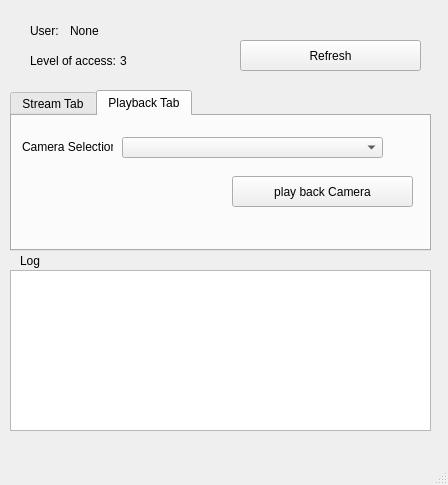
<?xml version="1.0" encoding="UTF-8"?>
<ui version="4.0">
 <class>MainWindow</class>
 <widget class="QMainWindow" name="MainWindow">
  <property name="enabled">
   <bool>true</bool>
  </property>
  <property name="geometry">
   <rect>
    <x>0</x>
    <y>0</y>
    <width>448</width>
    <height>485</height>
   </rect>
  </property>
  <property name="sizePolicy">
   <sizepolicy hsizetype="Fixed" vsizetype="Fixed">
    <horstretch>0</horstretch>
    <verstretch>0</verstretch>
   </sizepolicy>
  </property>
  <property name="minimumSize">
   <size>
    <width>448</width>
    <height>485</height>
   </size>
  </property>
  <property name="maximumSize">
   <size>
    <width>448</width>
    <height>485</height>
   </size>
  </property>
  <property name="windowTitle">
   <string>MainWindow</string>
  </property>
  <widget class="QWidget" name="centralwidget">
   <widget class="QTabWidget" name="tabWidget">
    <property name="geometry">
     <rect>
      <x>10</x>
      <y>90</y>
      <width>421</width>
      <height>161</height>
     </rect>
    </property>
    <property name="currentIndex">
     <number>1</number>
    </property>
    <widget class="QWidget" name="acamTab">
     <property name="toolTip">
      <string>&lt;html&gt;&lt;head/&gt;&lt;body&gt;&lt;p&gt;Add Camera&lt;/p&gt;&lt;/body&gt;&lt;/html&gt;</string>
     </property>
     <property name="accessibleName">
      <string/>
     </property>
     <property name="autoFillBackground">
      <bool>false</bool>
     </property>
     <attribute name="title">
      <string>Stream Tab</string>
     </attribute>
     <widget class="QPushButton" name="showcam_Button">
      <property name="geometry">
       <rect>
        <x>220</x>
        <y>60</y>
        <width>181</width>
        <height>31</height>
       </rect>
      </property>
      <property name="text">
       <string>Show Camera</string>
      </property>
     </widget>
     <widget class="QLabel" name="label_5">
      <property name="geometry">
       <rect>
        <x>10</x>
        <y>20</y>
        <width>91</width>
        <height>21</height>
       </rect>
      </property>
      <property name="text">
       <string>Camera Selection</string>
      </property>
     </widget>
     <widget class="QComboBox" name="CamNameComboBox">
      <property name="geometry">
       <rect>
        <x>110</x>
        <y>21</y>
        <width>261</width>
        <height>21</height>
       </rect>
      </property>
     </widget>
    </widget>
    <widget class="QWidget" name="tab">
     <attribute name="title">
      <string>Playback Tab</string>
     </attribute>
     <widget class="QComboBox" name="playbackCamNameComboBox">
      <property name="geometry">
       <rect>
        <x>110</x>
        <y>21</y>
        <width>261</width>
        <height>21</height>
       </rect>
      </property>
     </widget>
     <widget class="QPushButton" name="playback_Button">
      <property name="geometry">
       <rect>
        <x>220</x>
        <y>60</y>
        <width>181</width>
        <height>31</height>
       </rect>
      </property>
      <property name="text">
       <string>play back Camera</string>
      </property>
     </widget>
     <widget class="QLabel" name="label_7">
      <property name="geometry">
       <rect>
        <x>10</x>
        <y>20</y>
        <width>91</width>
        <height>21</height>
       </rect>
      </property>
      <property name="text">
       <string>Camera Selection</string>
      </property>
     </widget>
    </widget>
   </widget>
   <widget class="QTextBrowser" name="LogtextBrowser">
    <property name="geometry">
     <rect>
      <x>10</x>
      <y>270</y>
      <width>421</width>
      <height>161</height>
     </rect>
    </property>
   </widget>
   <widget class="QLabel" name="logLabel">
    <property name="geometry">
     <rect>
      <x>20</x>
      <y>250</y>
      <width>51</width>
      <height>21</height>
     </rect>
    </property>
    <property name="text">
     <string>Log</string>
    </property>
   </widget>
   <widget class="QPushButton" name="Refresh_Button">
    <property name="geometry">
     <rect>
      <x>240</x>
      <y>40</y>
      <width>181</width>
      <height>31</height>
     </rect>
    </property>
    <property name="text">
     <string>Refresh</string>
    </property>
   </widget>
   <widget class="QLabel" name="label_6">
    <property name="geometry">
     <rect>
      <x>30</x>
      <y>20</y>
      <width>41</width>
      <height>21</height>
     </rect>
    </property>
    <property name="text">
     <string>User:</string>
    </property>
   </widget>
   <widget class="QLabel" name="label_8">
    <property name="geometry">
     <rect>
      <x>30</x>
      <y>50</y>
      <width>91</width>
      <height>21</height>
     </rect>
    </property>
    <property name="text">
     <string>Level of access:</string>
    </property>
   </widget>
   <widget class="QLabel" name="user_label">
    <property name="geometry">
     <rect>
      <x>70</x>
      <y>20</y>
      <width>91</width>
      <height>21</height>
     </rect>
    </property>
    <property name="text">
     <string>None</string>
    </property>
   </widget>
   <widget class="QLabel" name="lvl_label">
    <property name="geometry">
     <rect>
      <x>120</x>
      <y>50</y>
      <width>91</width>
      <height>21</height>
     </rect>
    </property>
    <property name="text">
     <string>3</string>
    </property>
   </widget>
   <zorder>LogtextBrowser</zorder>
   <zorder>logLabel</zorder>
   <zorder>tabWidget</zorder>
   <zorder>Refresh_Button</zorder>
   <zorder>label_6</zorder>
   <zorder>label_8</zorder>
   <zorder>user_label</zorder>
   <zorder>lvl_label</zorder>
  </widget>
  <widget class="QMenuBar" name="menubar">
   <property name="geometry">
    <rect>
     <x>0</x>
     <y>0</y>
     <width>448</width>
     <height>21</height>
    </rect>
   </property>
  </widget>
  <widget class="QStatusBar" name="statusbar"/>
  <action name="actionClose">
   <property name="text">
    <string>Close</string>
   </property>
  </action>
 </widget>
 <resources/>
 <connections/>
</ui>
